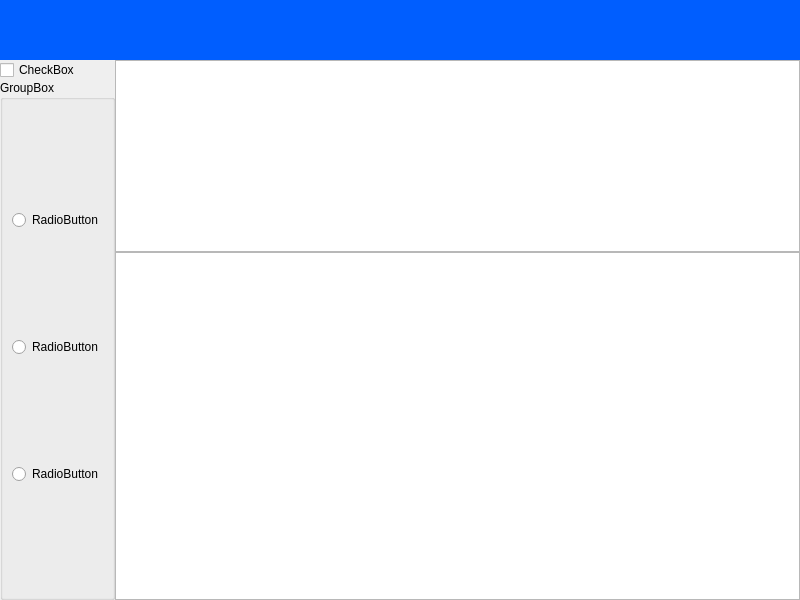
<?xml version="1.0" encoding="UTF-8"?>
<ui version="4.0">
 <class>MyFramelessMainWindow</class>
 <widget class="QWidget" name="MyFramelessMainWindow">
  <property name="geometry">
   <rect>
    <x>0</x>
    <y>0</y>
    <width>800</width>
    <height>600</height>
   </rect>
  </property>
  <property name="windowTitle">
   <string>MyFramelessMainWindow</string>
  </property>
  <layout class="QGridLayout" name="gridLayout_4">
   <property name="leftMargin">
    <number>0</number>
   </property>
   <property name="topMargin">
    <number>0</number>
   </property>
   <property name="rightMargin">
    <number>0</number>
   </property>
   <property name="bottomMargin">
    <number>0</number>
   </property>
   <property name="spacing">
    <number>0</number>
   </property>
   <item row="0" column="0">
    <widget class="QWidget" name="title_bar" native="true">
     <property name="sizePolicy">
      <sizepolicy hsizetype="Preferred" vsizetype="Fixed">
       <horstretch>0</horstretch>
       <verstretch>0</verstretch>
      </sizepolicy>
     </property>
     <property name="minimumSize">
      <size>
       <width>0</width>
       <height>0</height>
      </size>
     </property>
     <property name="maximumSize">
      <size>
       <width>16777215</width>
       <height>16777215</height>
      </size>
     </property>
     <property name="baseSize">
      <size>
       <width>0</width>
       <height>80</height>
      </size>
     </property>
     <property name="styleSheet">
      <string notr="true">background-color: rgb(0, 94, 255);</string>
     </property>
     <layout class="QGridLayout" name="gridLayout_3">
      <property name="leftMargin">
       <number>0</number>
      </property>
      <property name="topMargin">
       <number>0</number>
      </property>
      <property name="rightMargin">
       <number>0</number>
      </property>
      <property name="bottomMargin">
       <number>0</number>
      </property>
      <property name="spacing">
       <number>0</number>
      </property>
      <item row="0" column="0">
       <layout class="QVBoxLayout" name="verticalLayout_5">
        <item>
         <layout class="QHBoxLayout" name="horizontalLayout_6">
          <item>
           <widget class="QLabel" name="label_3">
            <property name="text">
             <string/>
            </property>
            <property name="pixmap">
             <pixmap resource="myframelesswindow.qrc">:/img/logo.png</pixmap>
            </property>
            <property name="scaledContents">
             <bool>true</bool>
            </property>
           </widget>
          </item>
          <item>
           <spacer name="horizontalSpacer_5">
            <property name="orientation">
             <enum>Qt::Horizontal</enum>
            </property>
            <property name="sizeHint" stdset="0">
             <size>
              <width>40</width>
              <height>20</height>
             </size>
            </property>
           </spacer>
          </item>
          <item>
           <layout class="QVBoxLayout" name="verticalLayout_6">
            <item>
             <layout class="QHBoxLayout" name="horizontalLayout_3">
              <property name="spacing">
               <number>0</number>
              </property>
              <property name="topMargin">
               <number>0</number>
              </property>
              <property name="rightMargin">
               <number>0</number>
              </property>
              <item>
               <widget class="QPushButton" name="pushButtonMinimum">
                <property name="sizePolicy">
                 <sizepolicy hsizetype="Fixed" vsizetype="Fixed">
                  <horstretch>0</horstretch>
                  <verstretch>0</verstretch>
                 </sizepolicy>
                </property>
                <property name="minimumSize">
                 <size>
                  <width>20</width>
                  <height>20</height>
                 </size>
                </property>
                <property name="maximumSize">
                 <size>
                  <width>20</width>
                  <height>20</height>
                 </size>
                </property>
                <property name="sizeIncrement">
                 <size>
                  <width>0</width>
                  <height>0</height>
                 </size>
                </property>
                <property name="font">
                 <font>
                  <family>微软雅黑</family>
                  <pointsize>11</pointsize>
                  <weight>75</weight>
                  <bold>true</bold>
                 </font>
                </property>
                <property name="cursor">
                 <cursorShape>PointingHandCursor</cursorShape>
                </property>
                <property name="toolTip">
                 <string>最小化</string>
                </property>
                <property name="autoFillBackground">
                 <bool>false</bool>
                </property>
                <property name="styleSheet">
                 <string notr="true">QPushButton{
	border-image: url(:/img/min.png);
}
QPushButton:hover{
	border-image: url(:/img/min.png);
	background-color: rgb(0, 255, 0);
}
QPushButton:pressed{
	border-image: url(:/img/min.png);
}
</string>
                </property>
                <property name="flat">
                 <bool>true</bool>
                </property>
               </widget>
              </item>
              <item>
               <widget class="QPushButton" name="pushButtonMaximum">
                <property name="sizePolicy">
                 <sizepolicy hsizetype="Fixed" vsizetype="Fixed">
                  <horstretch>0</horstretch>
                  <verstretch>0</verstretch>
                 </sizepolicy>
                </property>
                <property name="minimumSize">
                 <size>
                  <width>20</width>
                  <height>20</height>
                 </size>
                </property>
                <property name="maximumSize">
                 <size>
                  <width>20</width>
                  <height>20</height>
                 </size>
                </property>
                <property name="sizeIncrement">
                 <size>
                  <width>0</width>
                  <height>0</height>
                 </size>
                </property>
                <property name="font">
                 <font>
                  <family>微软雅黑</family>
                  <pointsize>11</pointsize>
                  <weight>75</weight>
                  <bold>true</bold>
                 </font>
                </property>
                <property name="cursor">
                 <cursorShape>PointingHandCursor</cursorShape>
                </property>
                <property name="toolTip">
                 <string>最大化</string>
                </property>
                <property name="autoFillBackground">
                 <bool>false</bool>
                </property>
                <property name="styleSheet">
                 <string notr="true">QPushButton{
	border-image: url(:/img/max.png);
}
QPushButton:hover{
	border-image: url(:/img/max.png);
	background-color: rgb(0, 255, 0);
}
QPushButton:pressed{
	border-image: url(:/img/max.png);
}
</string>
                </property>
                <property name="flat">
                 <bool>true</bool>
                </property>
               </widget>
              </item>
              <item>
               <widget class="QPushButton" name="pushButtonRestore">
                <property name="sizePolicy">
                 <sizepolicy hsizetype="Fixed" vsizetype="Fixed">
                  <horstretch>0</horstretch>
                  <verstretch>0</verstretch>
                 </sizepolicy>
                </property>
                <property name="minimumSize">
                 <size>
                  <width>20</width>
                  <height>20</height>
                 </size>
                </property>
                <property name="maximumSize">
                 <size>
                  <width>20</width>
                  <height>20</height>
                 </size>
                </property>
                <property name="sizeIncrement">
                 <size>
                  <width>0</width>
                  <height>0</height>
                 </size>
                </property>
                <property name="font">
                 <font>
                  <family>微软雅黑</family>
                  <pointsize>11</pointsize>
                  <weight>75</weight>
                  <bold>true</bold>
                 </font>
                </property>
                <property name="cursor">
                 <cursorShape>PointingHandCursor</cursorShape>
                </property>
                <property name="toolTip">
                 <string>还原</string>
                </property>
                <property name="autoFillBackground">
                 <bool>false</bool>
                </property>
                <property name="styleSheet">
                 <string notr="true">QPushButton{
	border-image: url(:/img/restore.png);
}
QPushButton:hover{
	border-image: url(:/img/restore.png);
	background-color: rgb(0, 255, 0);
}
QPushButton:pressed{
	border-image: url(:/img/restore.png);
}
</string>
                </property>
                <property name="flat">
                 <bool>true</bool>
                </property>
               </widget>
              </item>
              <item>
               <widget class="QPushButton" name="pushButtonClose">
                <property name="sizePolicy">
                 <sizepolicy hsizetype="Fixed" vsizetype="Fixed">
                  <horstretch>0</horstretch>
                  <verstretch>0</verstretch>
                 </sizepolicy>
                </property>
                <property name="minimumSize">
                 <size>
                  <width>20</width>
                  <height>20</height>
                 </size>
                </property>
                <property name="maximumSize">
                 <size>
                  <width>20</width>
                  <height>20</height>
                 </size>
                </property>
                <property name="sizeIncrement">
                 <size>
                  <width>0</width>
                  <height>0</height>
                 </size>
                </property>
                <property name="font">
                 <font>
                  <family>微软雅黑</family>
                  <pointsize>11</pointsize>
                  <weight>75</weight>
                  <bold>true</bold>
                 </font>
                </property>
                <property name="cursor">
                 <cursorShape>PointingHandCursor</cursorShape>
                </property>
                <property name="toolTip">
                 <string>关闭</string>
                </property>
                <property name="autoFillBackground">
                 <bool>false</bool>
                </property>
                <property name="styleSheet">
                 <string notr="true">QPushButton{
	border-image: url(:/img/close.png);
}
QPushButton:hover{
	border-image: url(:/img/close.png);
	background-color: rgb(0, 255, 0);
}
QPushButton:pressed{
	border-image: url(:/img/close.png);
}
</string>
                </property>
                <property name="flat">
                 <bool>true</bool>
                </property>
               </widget>
              </item>
             </layout>
            </item>
            <item>
             <spacer name="verticalSpacer_3">
              <property name="orientation">
               <enum>Qt::Vertical</enum>
              </property>
              <property name="sizeHint" stdset="0">
               <size>
                <width>20</width>
                <height>40</height>
               </size>
              </property>
             </spacer>
            </item>
           </layout>
          </item>
         </layout>
        </item>
       </layout>
      </item>
     </layout>
    </widget>
   </item>
   <item row="1" column="0">
    <layout class="QGridLayout" name="gridLayout_2">
     <item row="0" column="0">
      <widget class="QCheckBox" name="checkBox">
       <property name="text">
        <string>CheckBox</string>
       </property>
      </widget>
     </item>
     <item row="0" column="1" rowspan="2">
      <widget class="QTableView" name="tableView"/>
     </item>
     <item row="1" column="0" rowspan="2">
      <widget class="QGroupBox" name="groupBox">
       <property name="title">
        <string>GroupBox</string>
       </property>
       <layout class="QGridLayout" name="gridLayout">
        <item row="0" column="0">
         <widget class="QRadioButton" name="radioButton">
          <property name="text">
           <string>RadioButton</string>
          </property>
         </widget>
        </item>
        <item row="1" column="0">
         <widget class="QRadioButton" name="radioButton_2">
          <property name="text">
           <string>RadioButton</string>
          </property>
         </widget>
        </item>
        <item row="2" column="0">
         <widget class="QRadioButton" name="radioButton_3">
          <property name="text">
           <string>RadioButton</string>
          </property>
         </widget>
        </item>
       </layout>
      </widget>
     </item>
     <item row="2" column="1">
      <widget class="QListView" name="listView"/>
     </item>
    </layout>
   </item>
  </layout>
 </widget>
 <resources>
  <include location="myframelesswindow.qrc"/>
 </resources>
 <connections/>
</ui>
